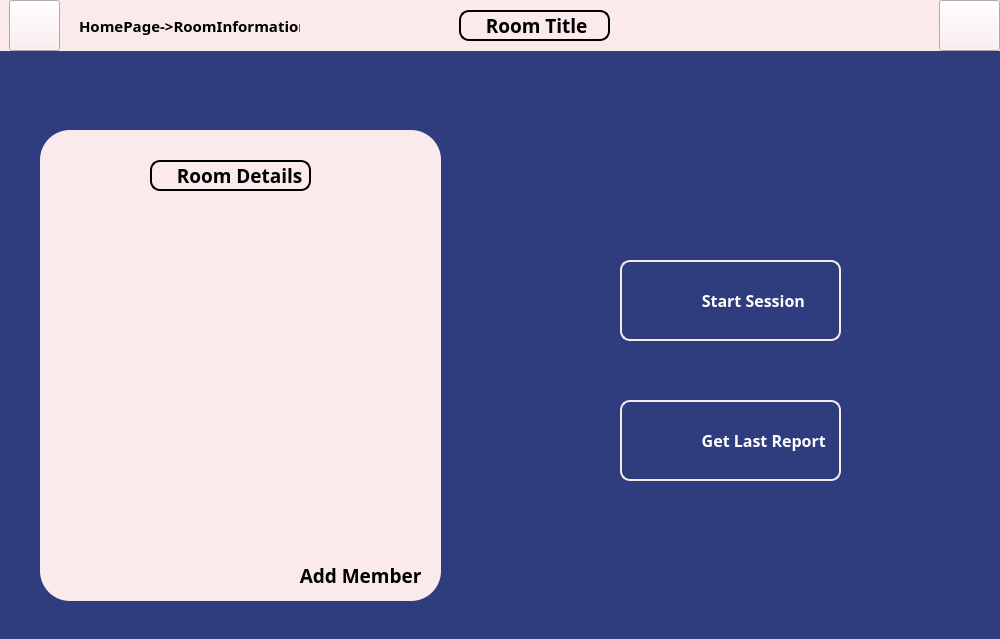
<?xml version="1.0" encoding="UTF-8"?>
<ui version="4.0">
 <class>RoomInfo</class>
 <widget class="QDialog" name="RoomInfo">
  <property name="geometry">
   <rect>
    <x>0</x>
    <y>0</y>
    <width>1000</width>
    <height>639</height>
   </rect>
  </property>
  <property name="windowTitle">
   <string>Room Information</string>
  </property>
  <property name="styleSheet">
   <string notr="true">background-color:#2f3c7e</string>
  </property>
  <widget class="QWidget" name="widget" native="true">
   <property name="geometry">
    <rect>
     <x>40</x>
     <y>130</y>
     <width>401</width>
     <height>471</height>
    </rect>
   </property>
   <property name="styleSheet">
    <string notr="true">background-color:#fbeaeb;
border-radius:30px;</string>
   </property>
   <widget class="QPushButton" name="pushButton_2">
    <property name="geometry">
     <rect>
      <x>270</x>
      <y>330</y>
      <width>101</width>
      <height>101</height>
     </rect>
    </property>
    <property name="styleSheet">
     <string notr="true">border-image: url(/Users/Zulfiqar/Pictures/u2.PNG) stretch;
</string>
    </property>
    <property name="text">
     <string/>
    </property>
   </widget>
   <widget class="QLabel" name="roomdetailsLabel_2">
    <property name="geometry">
     <rect>
      <x>110</x>
      <y>30</y>
      <width>161</width>
      <height>31</height>
     </rect>
    </property>
    <property name="font">
     <font>
      <family>Yu Gothic UI Semibold</family>
      <pointsize>14</pointsize>
      <weight>75</weight>
      <bold>true</bold>
     </font>
    </property>
    <property name="styleSheet">
     <string notr="true">border:2px solid black;
border-radius: 10px;</string>
    </property>
    <property name="text">
     <string>    Room Details</string>
    </property>
   </widget>
   <widget class="QWidget" name="gridLayoutWidget">
    <property name="geometry">
     <rect>
      <x>29</x>
      <y>110</y>
      <width>341</width>
      <height>211</height>
     </rect>
    </property>
    <layout class="QGridLayout" name="gridLayout"/>
   </widget>
   <widget class="QLabel" name="addmemberLabel_3">
    <property name="geometry">
     <rect>
      <x>240</x>
      <y>430</y>
      <width>141</width>
      <height>31</height>
     </rect>
    </property>
    <property name="font">
     <font>
      <family>Yu Gothic UI Semibold</family>
      <pointsize>14</pointsize>
      <weight>75</weight>
      <bold>true</bold>
     </font>
    </property>
    <property name="styleSheet">
     <string notr="true">border:none;</string>
    </property>
    <property name="text">
     <string>    Add Member</string>
    </property>
   </widget>
  </widget>
  <widget class="QWidget" name="widget_2" native="true">
   <property name="geometry">
    <rect>
     <x>-1</x>
     <y>0</y>
     <width>1001</width>
     <height>51</height>
    </rect>
   </property>
   <property name="styleSheet">
    <string notr="true">background-color:#fbeaeb</string>
   </property>
   <widget class="QLabel" name="hometitleLabel">
    <property name="geometry">
     <rect>
      <x>460</x>
      <y>10</y>
      <width>151</width>
      <height>31</height>
     </rect>
    </property>
    <property name="font">
     <font>
      <family>Yu Gothic UI Semibold</family>
      <pointsize>14</pointsize>
      <weight>75</weight>
      <bold>true</bold>
     </font>
    </property>
    <property name="styleSheet">
     <string notr="true">border:2px solid black;
border-radius: 10px;</string>
    </property>
    <property name="text">
     <string>    Room Title</string>
    </property>
   </widget>
   <widget class="QLabel" name="bread_crumbs_label">
    <property name="geometry">
     <rect>
      <x>80</x>
      <y>10</y>
      <width>221</width>
      <height>31</height>
     </rect>
    </property>
    <property name="font">
     <font>
      <family>Yu Gothic UI Semibold</family>
      <pointsize>11</pointsize>
      <weight>75</weight>
      <bold>true</bold>
     </font>
    </property>
    <property name="text">
     <string>HomePage-&gt;RoomInformation</string>
    </property>
   </widget>
   <widget class="QPushButton" name="hamburegrbutton">
    <property name="geometry">
     <rect>
      <x>940</x>
      <y>0</y>
      <width>61</width>
      <height>51</height>
     </rect>
    </property>
    <property name="styleSheet">
     <string notr="true">border-image: url(/Users/Zulfiqar/Pictures/menu.PNG) stretch;
</string>
    </property>
    <property name="text">
     <string/>
    </property>
   </widget>
   <widget class="QPushButton" name="pushButton">
    <property name="geometry">
     <rect>
      <x>10</x>
      <y>0</y>
      <width>51</width>
      <height>51</height>
     </rect>
    </property>
    <property name="styleSheet">
     <string notr="true">border-image: url(/Users/Zulfiqar/Pictures/previous.PNG) stretch;
</string>
    </property>
    <property name="text">
     <string/>
    </property>
   </widget>
  </widget>
  <widget class="QPushButton" name="start_seesion_button">
   <property name="geometry">
    <rect>
     <x>620</x>
     <y>260</y>
     <width>221</width>
     <height>81</height>
    </rect>
   </property>
   <property name="palette">
    <palette>
     <active>
      <colorrole role="WindowText">
       <brush brushstyle="SolidPattern">
        <color alpha="255">
         <red>255</red>
         <green>255</green>
         <blue>255</blue>
        </color>
       </brush>
      </colorrole>
      <colorrole role="Button">
       <brush brushstyle="SolidPattern">
        <color alpha="255">
         <red>47</red>
         <green>60</green>
         <blue>126</blue>
        </color>
       </brush>
      </colorrole>
      <colorrole role="Text">
       <brush brushstyle="SolidPattern">
        <color alpha="255">
         <red>255</red>
         <green>255</green>
         <blue>255</blue>
        </color>
       </brush>
      </colorrole>
      <colorrole role="ButtonText">
       <brush brushstyle="SolidPattern">
        <color alpha="255">
         <red>255</red>
         <green>255</green>
         <blue>255</blue>
        </color>
       </brush>
      </colorrole>
      <colorrole role="Base">
       <brush brushstyle="SolidPattern">
        <color alpha="255">
         <red>47</red>
         <green>60</green>
         <blue>126</blue>
        </color>
       </brush>
      </colorrole>
      <colorrole role="Window">
       <brush brushstyle="SolidPattern">
        <color alpha="255">
         <red>47</red>
         <green>60</green>
         <blue>126</blue>
        </color>
       </brush>
      </colorrole>
      <colorrole role="PlaceholderText">
       <brush brushstyle="NoBrush">
        <color alpha="128">
         <red>255</red>
         <green>255</green>
         <blue>255</blue>
        </color>
       </brush>
      </colorrole>
     </active>
     <inactive>
      <colorrole role="WindowText">
       <brush brushstyle="SolidPattern">
        <color alpha="255">
         <red>255</red>
         <green>255</green>
         <blue>255</blue>
        </color>
       </brush>
      </colorrole>
      <colorrole role="Button">
       <brush brushstyle="SolidPattern">
        <color alpha="255">
         <red>47</red>
         <green>60</green>
         <blue>126</blue>
        </color>
       </brush>
      </colorrole>
      <colorrole role="Text">
       <brush brushstyle="SolidPattern">
        <color alpha="255">
         <red>255</red>
         <green>255</green>
         <blue>255</blue>
        </color>
       </brush>
      </colorrole>
      <colorrole role="ButtonText">
       <brush brushstyle="SolidPattern">
        <color alpha="255">
         <red>255</red>
         <green>255</green>
         <blue>255</blue>
        </color>
       </brush>
      </colorrole>
      <colorrole role="Base">
       <brush brushstyle="SolidPattern">
        <color alpha="255">
         <red>47</red>
         <green>60</green>
         <blue>126</blue>
        </color>
       </brush>
      </colorrole>
      <colorrole role="Window">
       <brush brushstyle="SolidPattern">
        <color alpha="255">
         <red>47</red>
         <green>60</green>
         <blue>126</blue>
        </color>
       </brush>
      </colorrole>
      <colorrole role="PlaceholderText">
       <brush brushstyle="NoBrush">
        <color alpha="128">
         <red>255</red>
         <green>255</green>
         <blue>255</blue>
        </color>
       </brush>
      </colorrole>
     </inactive>
     <disabled>
      <colorrole role="WindowText">
       <brush brushstyle="SolidPattern">
        <color alpha="255">
         <red>255</red>
         <green>255</green>
         <blue>255</blue>
        </color>
       </brush>
      </colorrole>
      <colorrole role="Button">
       <brush brushstyle="SolidPattern">
        <color alpha="255">
         <red>47</red>
         <green>60</green>
         <blue>126</blue>
        </color>
       </brush>
      </colorrole>
      <colorrole role="Text">
       <brush brushstyle="SolidPattern">
        <color alpha="255">
         <red>255</red>
         <green>255</green>
         <blue>255</blue>
        </color>
       </brush>
      </colorrole>
      <colorrole role="ButtonText">
       <brush brushstyle="SolidPattern">
        <color alpha="255">
         <red>255</red>
         <green>255</green>
         <blue>255</blue>
        </color>
       </brush>
      </colorrole>
      <colorrole role="Base">
       <brush brushstyle="SolidPattern">
        <color alpha="255">
         <red>47</red>
         <green>60</green>
         <blue>126</blue>
        </color>
       </brush>
      </colorrole>
      <colorrole role="Window">
       <brush brushstyle="SolidPattern">
        <color alpha="255">
         <red>47</red>
         <green>60</green>
         <blue>126</blue>
        </color>
       </brush>
      </colorrole>
      <colorrole role="PlaceholderText">
       <brush brushstyle="NoBrush">
        <color alpha="128">
         <red>255</red>
         <green>255</green>
         <blue>255</blue>
        </color>
       </brush>
      </colorrole>
     </disabled>
    </palette>
   </property>
   <property name="font">
    <font>
     <family>Yu Gothic UI Semibold</family>
     <pointsize>12</pointsize>
     <weight>75</weight>
     <bold>true</bold>
    </font>
   </property>
   <property name="styleSheet">
    <string notr="true">background-color:#2f3c7e;
color: white;
border-radius:10px;
border:2px solid #fbeaeb;
</string>
   </property>
   <property name="text">
    <string>           Start Session</string>
   </property>
  </widget>
  <widget class="QPushButton" name="get_last_report_button">
   <property name="geometry">
    <rect>
     <x>620</x>
     <y>400</y>
     <width>221</width>
     <height>81</height>
    </rect>
   </property>
   <property name="palette">
    <palette>
     <active>
      <colorrole role="WindowText">
       <brush brushstyle="SolidPattern">
        <color alpha="255">
         <red>255</red>
         <green>255</green>
         <blue>255</blue>
        </color>
       </brush>
      </colorrole>
      <colorrole role="Button">
       <brush brushstyle="SolidPattern">
        <color alpha="255">
         <red>47</red>
         <green>60</green>
         <blue>126</blue>
        </color>
       </brush>
      </colorrole>
      <colorrole role="Text">
       <brush brushstyle="SolidPattern">
        <color alpha="255">
         <red>255</red>
         <green>255</green>
         <blue>255</blue>
        </color>
       </brush>
      </colorrole>
      <colorrole role="ButtonText">
       <brush brushstyle="SolidPattern">
        <color alpha="255">
         <red>255</red>
         <green>255</green>
         <blue>255</blue>
        </color>
       </brush>
      </colorrole>
      <colorrole role="Base">
       <brush brushstyle="SolidPattern">
        <color alpha="255">
         <red>47</red>
         <green>60</green>
         <blue>126</blue>
        </color>
       </brush>
      </colorrole>
      <colorrole role="Window">
       <brush brushstyle="SolidPattern">
        <color alpha="255">
         <red>47</red>
         <green>60</green>
         <blue>126</blue>
        </color>
       </brush>
      </colorrole>
      <colorrole role="PlaceholderText">
       <brush brushstyle="NoBrush">
        <color alpha="128">
         <red>255</red>
         <green>255</green>
         <blue>255</blue>
        </color>
       </brush>
      </colorrole>
     </active>
     <inactive>
      <colorrole role="WindowText">
       <brush brushstyle="SolidPattern">
        <color alpha="255">
         <red>255</red>
         <green>255</green>
         <blue>255</blue>
        </color>
       </brush>
      </colorrole>
      <colorrole role="Button">
       <brush brushstyle="SolidPattern">
        <color alpha="255">
         <red>47</red>
         <green>60</green>
         <blue>126</blue>
        </color>
       </brush>
      </colorrole>
      <colorrole role="Text">
       <brush brushstyle="SolidPattern">
        <color alpha="255">
         <red>255</red>
         <green>255</green>
         <blue>255</blue>
        </color>
       </brush>
      </colorrole>
      <colorrole role="ButtonText">
       <brush brushstyle="SolidPattern">
        <color alpha="255">
         <red>255</red>
         <green>255</green>
         <blue>255</blue>
        </color>
       </brush>
      </colorrole>
      <colorrole role="Base">
       <brush brushstyle="SolidPattern">
        <color alpha="255">
         <red>47</red>
         <green>60</green>
         <blue>126</blue>
        </color>
       </brush>
      </colorrole>
      <colorrole role="Window">
       <brush brushstyle="SolidPattern">
        <color alpha="255">
         <red>47</red>
         <green>60</green>
         <blue>126</blue>
        </color>
       </brush>
      </colorrole>
      <colorrole role="PlaceholderText">
       <brush brushstyle="NoBrush">
        <color alpha="128">
         <red>255</red>
         <green>255</green>
         <blue>255</blue>
        </color>
       </brush>
      </colorrole>
     </inactive>
     <disabled>
      <colorrole role="WindowText">
       <brush brushstyle="SolidPattern">
        <color alpha="255">
         <red>255</red>
         <green>255</green>
         <blue>255</blue>
        </color>
       </brush>
      </colorrole>
      <colorrole role="Button">
       <brush brushstyle="SolidPattern">
        <color alpha="255">
         <red>47</red>
         <green>60</green>
         <blue>126</blue>
        </color>
       </brush>
      </colorrole>
      <colorrole role="Text">
       <brush brushstyle="SolidPattern">
        <color alpha="255">
         <red>255</red>
         <green>255</green>
         <blue>255</blue>
        </color>
       </brush>
      </colorrole>
      <colorrole role="ButtonText">
       <brush brushstyle="SolidPattern">
        <color alpha="255">
         <red>255</red>
         <green>255</green>
         <blue>255</blue>
        </color>
       </brush>
      </colorrole>
      <colorrole role="Base">
       <brush brushstyle="SolidPattern">
        <color alpha="255">
         <red>47</red>
         <green>60</green>
         <blue>126</blue>
        </color>
       </brush>
      </colorrole>
      <colorrole role="Window">
       <brush brushstyle="SolidPattern">
        <color alpha="255">
         <red>47</red>
         <green>60</green>
         <blue>126</blue>
        </color>
       </brush>
      </colorrole>
      <colorrole role="PlaceholderText">
       <brush brushstyle="NoBrush">
        <color alpha="128">
         <red>255</red>
         <green>255</green>
         <blue>255</blue>
        </color>
       </brush>
      </colorrole>
     </disabled>
    </palette>
   </property>
   <property name="font">
    <font>
     <family>Yu Gothic UI Semibold</family>
     <pointsize>12</pointsize>
     <weight>75</weight>
     <bold>true</bold>
    </font>
   </property>
   <property name="styleSheet">
    <string notr="true">background-color:#2f3c7e;
color: white;
border-radius:10px;
border:2px solid #fbeaeb;
</string>
   </property>
   <property name="text">
    <string>                Get Last Report</string>
   </property>
  </widget>
  <widget class="QLabel" name="userpic">
   <property name="geometry">
    <rect>
     <x>630</x>
     <y>270</y>
     <width>61</width>
     <height>61</height>
    </rect>
   </property>
   <property name="text">
    <string/>
   </property>
   <property name="pixmap">
    <pixmap>../../Users/Zulfiqar/Downloads/session.png</pixmap>
   </property>
   <property name="scaledContents">
    <bool>true</bool>
   </property>
  </widget>
  <widget class="QLabel" name="userpic_2">
   <property name="geometry">
    <rect>
     <x>630</x>
     <y>410</y>
     <width>61</width>
     <height>61</height>
    </rect>
   </property>
   <property name="text">
    <string/>
   </property>
   <property name="pixmap">
    <pixmap>../../Users/Zulfiqar/Downloads/report.png</pixmap>
   </property>
   <property name="scaledContents">
    <bool>true</bool>
   </property>
  </widget>
 </widget>
 <resources/>
 <connections/>
</ui>
